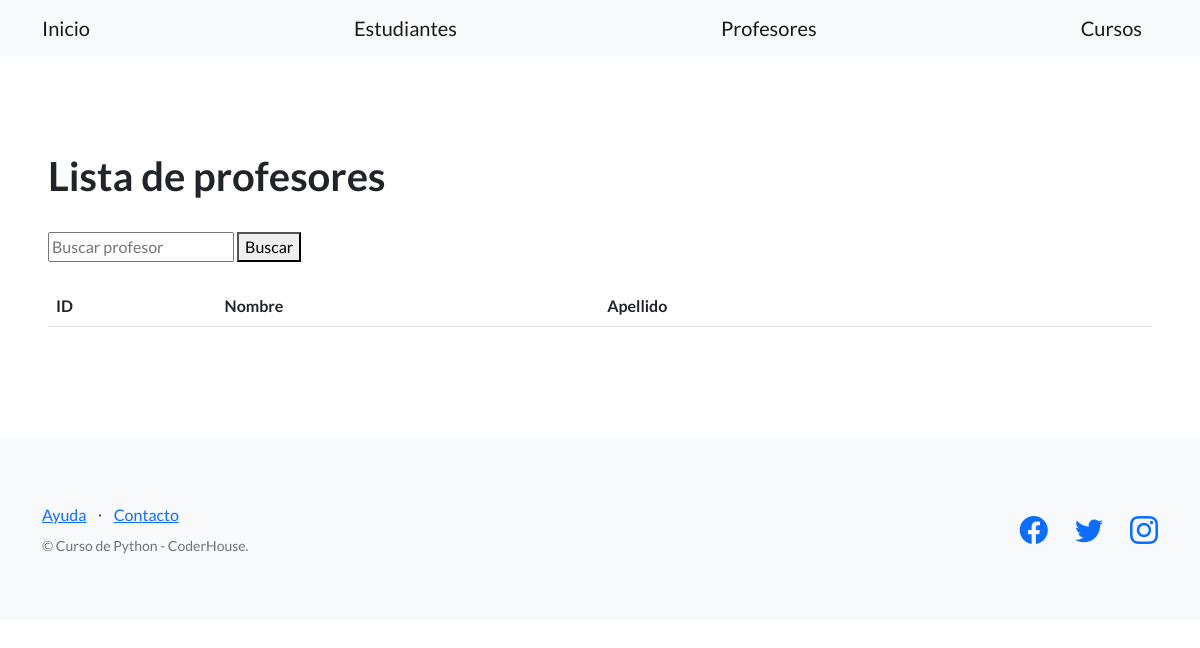
Before: /estudios/profesores/ with the older database file.
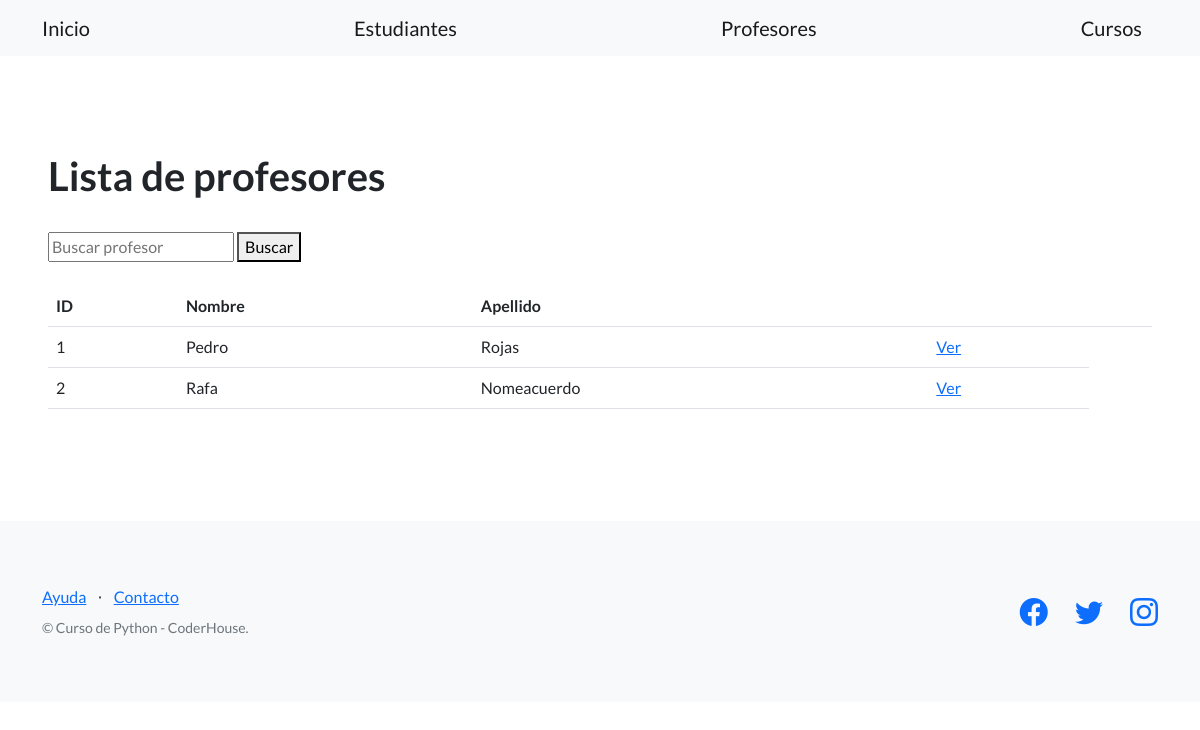
After: the same page with the newer database file.
### control_code/models.py (models this page shows, shortened)
class Profesor(models.Model):
    nombre = models.CharField(max_length=256)
    apellido = models.CharField(max_length=256)
    dni = models.CharField(max_length=32,blank=True)
    telefono = models.CharField(max_length=20,blank=True)
    email = models.EmailField()
    biografia = models.TextField()

### control_code/views.py (the view)
# urls.py: path('profesores/', views.ProfesorListView.as_view(), name="lista_profesores"),
class ProfesorListView(ListView):
    model = Profesor
    template_name = 'control_code/lista_profesor.html'

### control_code/templates/control_code/lista_profesor.html (shortened to what this page needs)
{% extends "control_code/base.html" %}
{% block contenido %}
<section>
  <div>
    <h1>Lista de profesores</h1>
    <br>
    <form method="GET" action="{% url 'buscar_profesor' %}">
      <input type="text" name="busqueda" placeholder="Buscar profesor" value="{{ busqueda }}">
      <button type="submit">Buscar</button>
    </form>
    <table class="table">
      <tbody>
        <tr>
          <th>ID</th>
          <th>Nombre</th>
          <th>Apellido</th>
          <th></th>
          <th></th>
        </tr>
        {% for profesor in object_list %}
        <tr>
          <td>{{ profesor.id }}</td>
          <td>{{ profesor.nombre }}</td>
          <td>{{ profesor.apellido }}</td>
          <td>
            <a href="{% url 'ver_profesores' profesor.id %}">Ver</a>
          </td>
        </tr>
        {% endfor %}
      </tbody>
    </table>
  </div>
</section>
{% endblock contenido %}

Changed rows visible on the page:
added Profesor: id "1", nombre "Pedro", apellido "Rojas"
added Profesor: id "2", nombre "Rafa", apellido "Nomeacuerdo"
